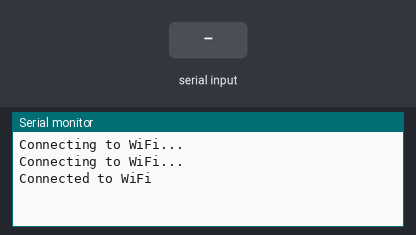
Bench run of a sketch on a simulated ESP32. Shown: the last lines printed to the serial monitor. The inputs (shaded band) are chosen by the test bench. WiFi joins after 1.5 s; servers stay silent unless stated; uploads are accepted with an empty reply.

Above: at 3.2 s.
3.3 s: "1\n" received over the second serial link
At 5.1 s:
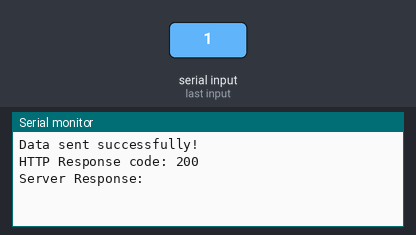
6.0 s: "0\n" received over the second serial link
At 6.37 s:
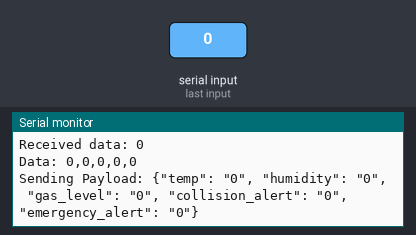
8.7 s: "2\n" received over the second serial link
At 10.58 s:
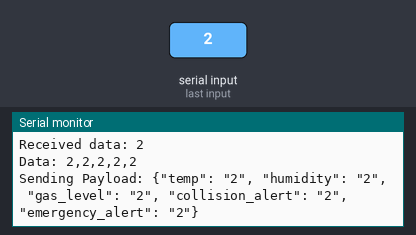

Measured:
- after the input at 3.3 s, the serial monitor: prints a new line after 0.70 s (image 1)
- after the input at 6.0 s, the serial monitor: prints a new line after 0.21 s (image 2)
- after the input at 8.7 s, the serial monitor: prints a new line after 1.7 s (image 3)

The sketch:

esp32.ino
```cpp
#include <WiFi.h>
#include <HTTPClient.h>

const char *ssid = "ssid";        // Replace with your Wi-Fi SSID
const char *password = "password";        // Replace with your Wi-Fi password
const char *serverURL = "http://your-ip-address/api/send-sensor-data";  // Backend API endpoint, replace your-ip-address to your ip address

void setup() {
  Serial.begin(115200);  // Initialize Serial communication for debugging (ESP32 to PC)
  Serial1.begin(9600, SERIAL_8N1, 16, 17);  // Initialize Serial1 for communication with Arduino (RX = GPIO 16, TX = GPIO 17)

  WiFi.begin(ssid, password);

  // Wait for the ESP32 to connect to Wi-Fi
  while (WiFi.status() != WL_CONNECTED) {
    delay(1000);
    Serial.println("Connecting to WiFi...");
  }
  Serial.println("Connected to WiFi");
}

void sendDataToBackend(String temp, String humid, String gas, String collision, String emergency) {
  if (WiFi.status() == WL_CONNECTED) {
    HTTPClient Http;
    Http.begin(serverURL);

    // Set headers for JSON
    Http.addHeader("Content-Type", "application/json");

    // Prepare the JSON payload
    String payload = "{\"temp\": \"" + temp +
                 "\", \"humidity\": \"" + humid +
                 "\", \"gas_level\": \"" + gas +
                 "\", \"collision_alert\": \"" + collision +
                 "\", \"emergency_alert\": \"" + emergency +
                 "\"}";

    Serial.println("Sending Payload: " + payload);

    // Send POST request
    int httpResponseCode = Http.POST(payload);
    if (httpResponseCode > 0) {
      Serial.println("Data sent successfully!");
      Serial.println("HTTP Response code: " + String(httpResponseCode));

      // Log server response
      String response = Http.getString();
      Serial.println("Server Response: " + response);
    } else {
      Serial.println("Error sending data: " + String(httpResponseCode));
    }

    // Close the connection
    Http.end();
  } else {
    Serial.println("WiFi not connected");
  }
}

void loop() {
  // Check if Arduino is sending data over Serial1 (using GPIO 16 for RX, GPIO 17 for TX)
  if (Serial1.available()) {
    String sensorData = Serial1.readStringUntil('\n'); // Read all the data sent from Arduino

    sensorData.trim(); // Remove any trailing newline characters

    // Print the received data to the Serial Monitor for debugging
    Serial.println("Received data: " + sensorData);

    // Split the data by commas (temperature, humidity, gas level, collision, emergency)
    int firstComma = sensorData.indexOf(',');
    int secondComma = sensorData.indexOf(',', firstComma + 1);
    int thirdComma = sensorData.indexOf(',', secondComma + 1);
    int fourthComma = sensorData.indexOf(',', thirdComma + 1);

    String gasLevelStr = sensorData.substring(0, firstComma);
    String tempStr = sensorData.substring(firstComma + 1, secondComma);
    String humidityStr = sensorData.substring(secondComma + 1, thirdComma);
    String collisionStr = sensorData.substring(thirdComma + 1, fourthComma);
    String emergencyStr = sensorData.substring(fourthComma + 1);

    // Remove any trailing spaces in collision and emergency data
    collisionStr.trim();
    emergencyStr.trim();

    Serial.println("Data: " + tempStr + "," + humidityStr + "," + gasLevelStr + "," + collisionStr + "," + emergencyStr);

    // Send data to the backend via POST request
    sendDataToBackend(tempStr, humidityStr, gasLevelStr, collisionStr, emergencyStr);
  }

  delay(2000);  // Adjust delay as needed
}
```
